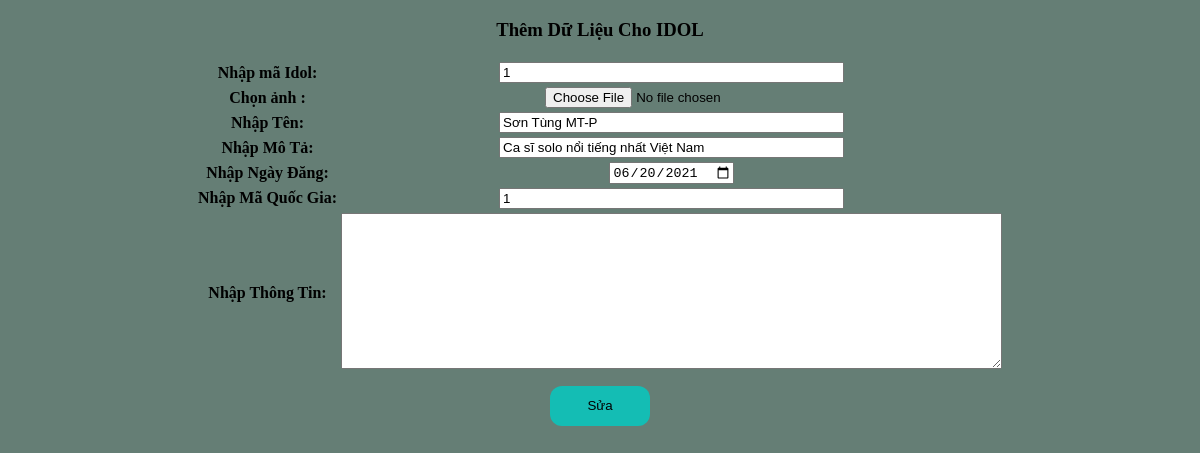
The page /sua.php?ididol=1 on the database its author committed.
### tables this page shows
CREATE TABLE `thongtin` (
  `ididol` varchar(10) NOT NULL,
  `anh` varchar(300) NOT NULL,
  `ten` varchar(50) NOT NULL,
  `mota` text NOT NULL,
  `ttidol` text NOT NULL,
  `ngaydang` date NOT NULL,
  `idquocgia` int(10) NOT NULL
);

### sua.php (the view, shortened to what this page needs)
<!DOCTYPE html>
<html lang="en">
<head>
    <link rel="stylesheet" href="css/chucnang.css">
</head>
<body>
<?php
$link= mysqli_connect('localhost','root','','celeb') or die("Không thể kết nối được với database");
if(isset($_GET["ididol"])){
$ididol=$_GET["ididol"];}
$query = "SELECT * from thongtin WHERE ididol='$ididol'";
$ketqua=mysqli_query($link,$query);
$hang=mysqli_fetch_assoc($ketqua);
       ?>
<div id="form_themtieusu">
<center>
<h3>Thêm Dữ Liệu Cho IDOL</h3>
<form action=""  method="POST">
<table>
<tr>
   <th>Nhập mã Idol:</th>
   <th> <input type="text" name="ididol" size="40" value="<?php echo $hang['ididol']?>" > </th>
</tr>
<tr>
<th>Chọn ảnh :</th>
  <th>  <input type="file" name="anh" size="40" value="<?php echo $hang['anh']?>"> </th>
    </tr>
    <tr>
<th>Nhập Tên:</th>
  <th>  <input type="text" name="ten" size="40" value="<?php echo $hang['ten']?>"> </th>
    </tr>
    <th>Nhập Mô Tả:</th>
  <th>  <input type="text" name="mota" size="40" value="<?php echo $hang['mota']?>"> </th>
    <tr>
<th>Nhập Ngày Đăng:</th>
  <th>  <input type="date" name="ngaydang" size="40" value="<?php echo $hang['ngaydang']?>"> </th>
    </tr>
    <tr>
<th>Nhập Mã Quốc Gia:</th>
  <th>  <input type="text" name="idquocgia" size="40" value="<?php echo $hang['idquocgia']?>"> </th>
    </tr>
    <tr>
<th>Nhập Thông Tin:</th>
  <th>
      <textarea name="ttidol" id="ttidol" rows="10" cols="80">
      </textarea>
  </th>
    </tr>
 </table>
    <button>Sửa</button>
</form>
</center>
</div>
</body>
</html>

### css/chucnang.css (style rules this page uses)
body { background-color: rgb(101, 126, 117); }
button { width: 100px; height: 40px; background-color: rgb(20, 189, 180); border-style: hidden; border-radius: 12px; margin-top: 10px; }

### rows shown on the page
thongtin: ididol "1", ten "Sơn Tùng MT-P", mota "Ca sĩ solo nổi tiếng nhất Việt Nam", ngaydang "06/20/2021", idquocgia "1"
